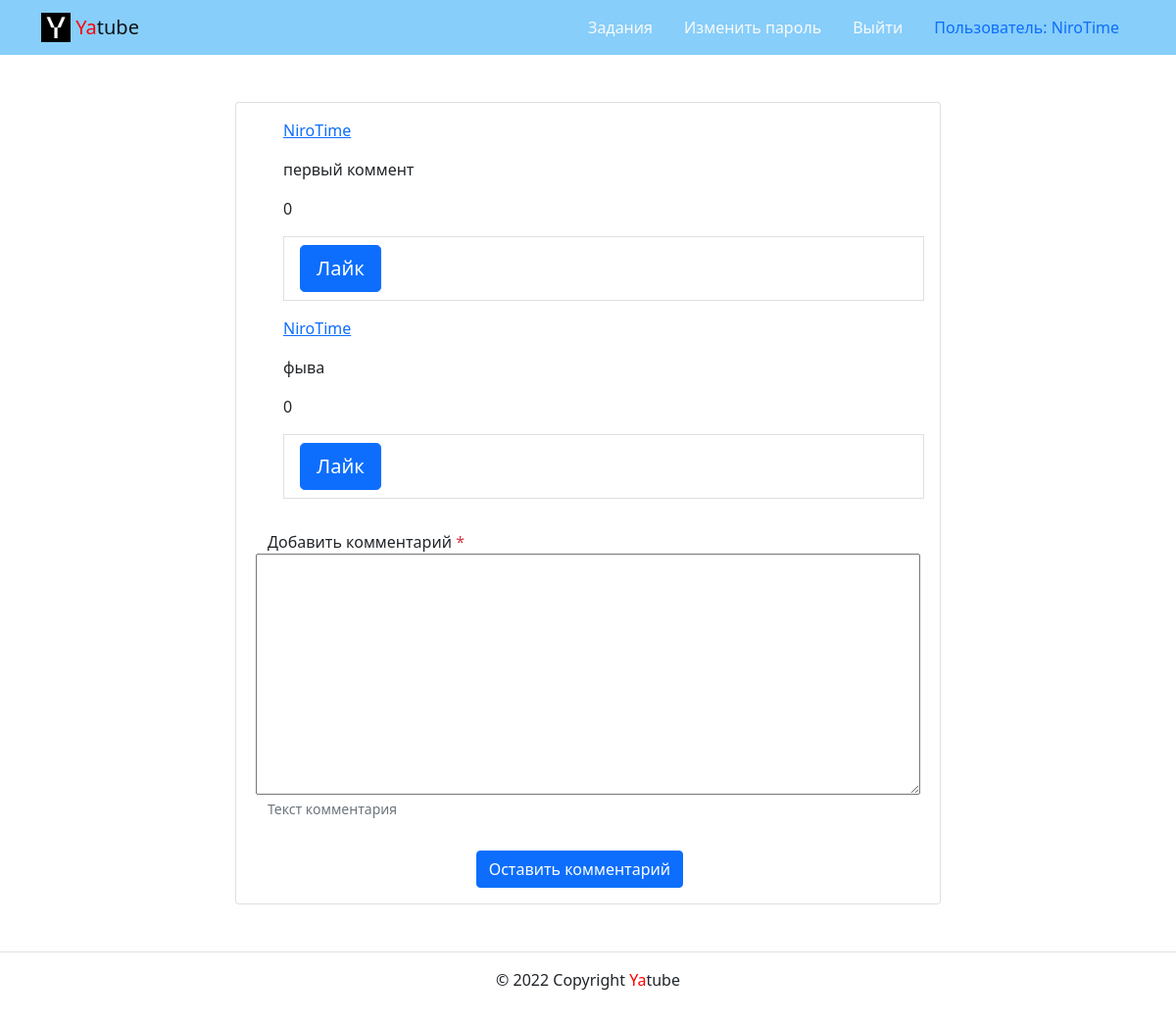
The page /tasks/sum_a_b_c/talks (signed in) on the database as committed earlier.
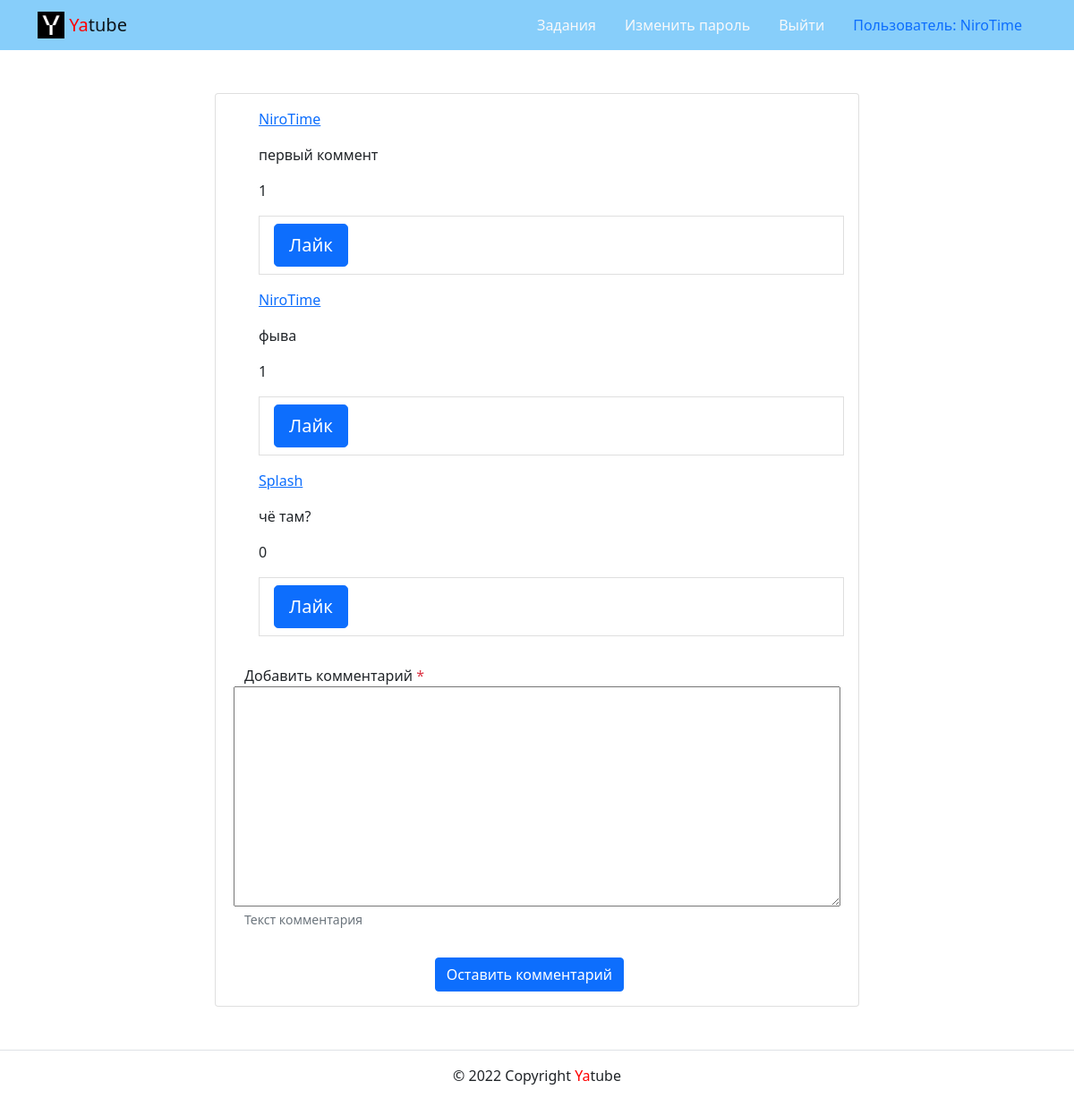
The same page on the database as committed later.
### tasks/models.py (models this page shows, shortened)
class Comment(models.Model):
    task = models.ForeignKey(Task, on_delete=models.CASCADE,
                             related_name="comments")
    author = models.ForeignKey(User, on_delete=models.CASCADE,
                               related_name="comments")
    text = models.TextField()
    created = models.DateTimeField("Время создания", auto_now_add=True)

### tasks/views.py (the view)
# urls.py: path('tasks/<slug:slug>/talks', task_talks, name='task_talks'),
@login_required
def task_talks(request, slug):
    template = 'tasks/task_talks.html'
    task = get_object_or_404(Task, slug=slug)
    comments = task.comments.all().annotate(
        count_likes=Count('like_comment')
    ).annotate(is_request_user=Exists(
        Like.objects.filter(user=request.user, comment=OuterRef('pk')))
    )
    form = CommentForm(request.POST or None)
    if form.is_valid():
        comment = form.save(commit=False)
        comment.author = request.user
        comment.task = task
        comment.save()
        return redirect('tasks:task_talks', slug)
    context = {
        'task': task,
        'comments': comments,
        'form': form,
    }
    return render(request, template, context=context)

### tasks/forms.py
class CommentForm(ModelForm):
    class Meta:
        model = Comment
        fields = ['text']
        labels = {'text': 'Добавить комментарий'}
        help_texts = {'text': 'Текст комментария'}

### templates/tasks/task_talks.html (shortened to what this page needs)
{% extends "base.html" %}
{% block content %}
  <div class="row justify-content-center">
    <div class="col-md-8 p-5">
      <div class="card">
        <div class="card-body">
          {% for comment in comments %}
            <ul>
              <p><a href="{% url 'tasks:profile' comment.author %}">{{ comment.author }}</a></p>
              <p>{{ comment.text }}</p>
              <p>{{ comment.count_likes }}</p>
              <li class="list-group-item">
                {% if not comment.is_request_user %}
                  <a
                    class="btn btn-lg btn-primary"
                    href="{% url 'tasks:post_like' task.slug comment.pk %}" role="button">
                    Лайк
                  </a>
                {% else %}
                  <a
                    class="btn btn-lg btn-light"
                    href="{% url 'tasks:post_unlike' task.slug comment.pk %}" role="button">
                    Отменить Лайк
                  </a>
                {% endif %}
              </li>
            </ul>
          {% endfor %}
          <form method="post">
            {% include 'includes/form_base.html' %}
            <div class="col-md-6 offset-md-4">
              <button type="submit" class="btn btn-primary">
                Оставить комментарий
              </button>
            </div>
          </form>
        </div>
      </div>
    </div>
</div>
{% endblock %}

### templates/base.html (shortened to what this page needs)
{% load static %}
<!DOCTYPE html>
<html lang="ru">
  <head>
    <link href="{% static 'css/bootstrap.min.css' %}" rel="stylesheet" />
  </head>
  <body>
    <main>
      {% include 'includes/header.html' %}
      {% block content %}
      {% endblock %}
      {% include 'includes/footer.html' %}
    </main>
  </body>
</html>

### templates/includes/header.html (shortened to what this page needs)
{% load static %}
<header>
  <nav class="navbar navbar-light" style="background-color: lightskyblue">
    <div class="container">
      <a class="navbar-brand" href="{% url 'tasks:index' %}">
        <img src="{% static 'img/logo.png' %}" width="30" height="30" class="d-inline-block align-top" alt="">
        <span style="color:red">Ya</span>tube
      </a>
      <ul class="nav nav-pills">
        {% with request.resolver_match.view_name as view_name %}
        <li class="nav-item">
          <a class="nav-link link-light " href="{% url 'tasks:tasks_all' %}">Задания</a>
        </li>
        {% if request.user.is_authenticated %}
        <li class="nav-item">
          <a class="nav-link link-light " href="{% url 'users:password_change' %}">Изменить пароль</a>
        </li>
        <li class="nav-item">
          <a class="nav-link link-light " href="{% url 'users:logout' %}">Выйти</a>
        </li>
        <li class="nav-item">
          <a class="nav-link" href="{% url 'tasks:profile' user.username %}">Пользователь: {{ user.username }}</a>
        </li>
        {% endif %}
      {% endwith %}
      </ul>
    </div>
  </nav>
</header>

### templates/includes/form_base.html (shortened to what this page needs)
{% for field in form %}
  <div class="form-group row my-3 p-3"
    {% if field.field.required %}
      aria-required="true"
    {% else %}
      aria-required="false"
    {% endif %}
  >
    <label for="{{ field.id_for_label }}">
      {{field.label}}
      {% if field.field.required %}
        <span class="required text-danger" >*</span>
      {% endif %}
    </label>
    {{ field }}
    {% if field.help_text %}
      <small
        id="{{ field.id_for_label }}-help"
        class="form-text text-muted">
       {{ field.help_text }}
      </small>
    {% endif %}
  </div>
{% endfor %}

### templates/includes/footer.html
<footer class="border-top text-center py-3">
  <p>© 2022 Copyright <span style="color:red">Ya</span>tube</p>
</footer>

Rows that differ between the two databases and show on the page:
computed for Comment "первый коммент": count_likes "0" → "1"
computed for Comment "фыва": count_likes "0" → "1"
added Comment: author "Splash", text "чё там?", count_likes "0", shows "Лайк"
